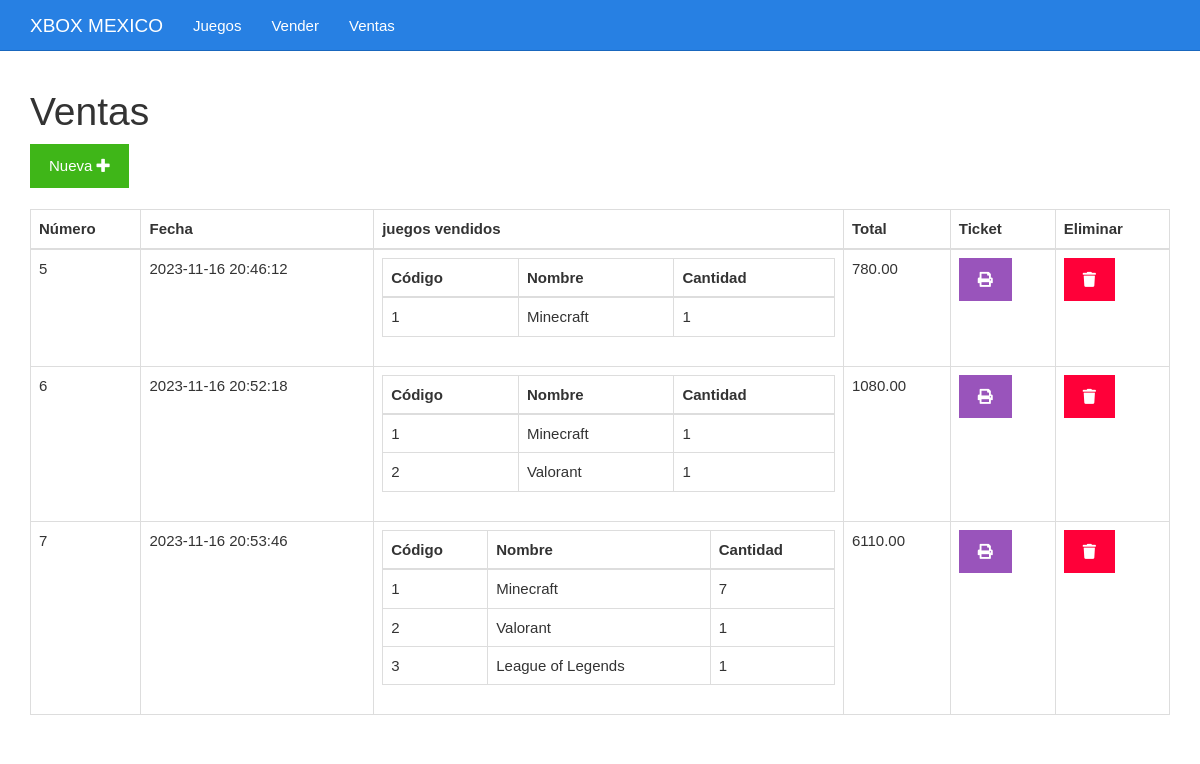
Page /ventas.php on the committed database.
### tables this page shows
CREATE TABLE `tbl_ventas` (
  `id` bigint(20) UNSIGNED NOT NULL,
  `fecha` datetime NOT NULL,
  `total` decimal(7,2) DEFAULT NULL
);

### ventas.php (the view)
<?php include_once "encabezado.php" ?>
<?php
include_once "base_de_datos.php";
$sentencia = $base_de_datos->query("SELECT tbl_ventas.total, tbl_ventas.fecha,
tbl_ventas.id, GROUP_CONCAT(tbl_juegos.codigo, '..', tbl_juegos.nombre, '..', tbl_juegos_vendidos.cantidad SEPARATOR '__')
AS juegos FROM tbl_ventas INNER JOIN tbl_juegos_vendidos ON tbl_juegos_vendidos.id_venta = tbl_ventas.id INNER JOIN tbl_juegos
ON tbl_juegos.id = tbl_juegos_vendidos.id_juego GROUP BY tbl_ventas.id ORDER BY tbl_ventas.id;");
$ventas = $sentencia->fetchAll(PDO::FETCH_OBJ);
?>
<div class="col-xs-12">
    <h1>Ventas</h1>
    <div>
        <a class="btn btn-success" href="./vender.php">Nueva <i class="fa fa-plus"></i></a>
    </div>
    <br>
    <table class="table table-bordered">
        <thead>
            <tr>
                <th>Número</th>
                <th>Fecha</th>
                <th>juegos vendidos</th>
                <th>Total</th>
                <th>Ticket</th>
                <th>Eliminar</th>
            </tr>
        </thead>
        <tbody>
            <?php foreach ($ventas as $venta) { ?>
                <tr>
                    <td><?php echo $venta->id ?></td>
                    <td><?php echo $venta->fecha ?></td>
                    <td>
                        <table class="table table-bordered">
                            <thead>
                                <tr>
                                    <th>Código</th>
                                    <th>Nombre</th>
                                    <th>Cantidad</th>
                                </tr>
                            </thead>
                            <tbody>
                                <?php foreach (explode("__", $venta->juegos) as $juegosConcatenados) {
                                    $producto = explode("..", $juegosConcatenados)
                                ?>
                                    <tr>
                                        <td><?php echo $producto[0] ?></td>
                                        <td><?php echo $producto[1] ?></td>
                                        <td><?php echo $producto[2] ?></td>
                                    </tr>
                                <?php } ?>
                            </tbody>
                        </table>
                    </td>
                    <td><?php echo $venta->total ?></td>
                    <td><a class="btn btn-info" href="<?php echo "imprimirTicket.php?id=" . $venta->id ?>"><i class="fa fa-print"></i></a></td>
                    <td><a class="btn btn-danger" href="<?php echo "eliminarVenta.php?id=" . $venta->id ?>"><i class="fa fa-trash"></i></a></td>
                </tr>
            <?php } ?>
        </tbody>
    </table>
</div>
<?php include_once "pie.php" ?>

### css/estilo.css (style rules this page uses)
body { padding-top: 70px; }

### rows in the picture
tbl_ventas: id "5", fecha "2023-11-16 20:46:12", producto "1", producto "Minecraft", total "780.00"
tbl_ventas: id "6", fecha "2023-11-16 20:52:18", producto "1", producto "Minecraft", producto "2", producto "Valorant", total "1080.00"
tbl_ventas: id "7", fecha "2023-11-16 20:53:46", producto "1", producto "Minecraft", producto "7", producto "2", producto "Valorant", producto "3", producto "League of Legends", total "6110.00"
